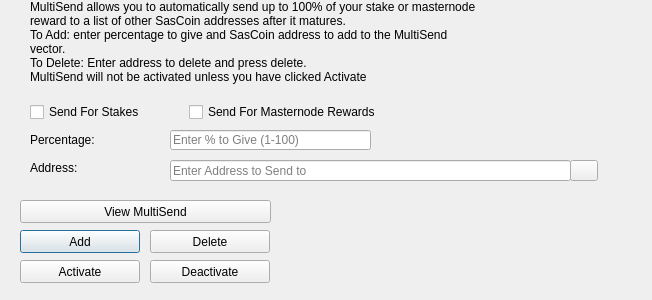
<?xml version="1.0" encoding="UTF-8"?>
<ui version="4.0">
 <class>MultiSendDialog</class>
 <widget class="QDialog" name="MultiSendDialog">
  <property name="windowModality">
   <enum>Qt::NonModal</enum>
  </property>
  <property name="geometry">
   <rect>
    <x>0</x>
    <y>0</y>
    <width>652</width>
    <height>300</height>
   </rect>
  </property>
  <property name="windowTitle">
   <string>MultiSend</string>
  </property>
  <widget class="QLineEdit" name="multiSendPercentEdit">
   <property name="geometry">
    <rect>
     <x>170</x>
     <y>130</y>
     <width>201</width>
     <height>20</height>
    </rect>
   </property>
   <property name="toolTip">
    <string>Enter whole numbers 1 - 100</string>
   </property>
   <property name="placeholderText">
    <string>Enter % to Give (1-100)</string>
   </property>
  </widget>
  <widget class="QLineEdit" name="multiSendAddressEdit">
   <property name="geometry">
    <rect>
     <x>170</x>
     <y>160</y>
     <width>401</width>
     <height>21</height>
    </rect>
   </property>
   <property name="toolTip">
    <string/>
   </property>
   <property name="placeholderText">
    <string>Enter Address to Send to</string>
   </property>
  </widget>
  <widget class="QLabel" name="label_2">
   <property name="geometry">
    <rect>
     <x>30</x>
     <y>0</y>
     <width>451</width>
     <height>121</height>
    </rect>
   </property>
   <property name="lineWidth">
    <number>1</number>
   </property>
   <property name="text">
    <string>MultiSend allows you to automatically send up to 100% of your stake or masternode reward to a list of other SasCoin addresses after it matures.
To Add: enter percentage to give and SasCoin address to add to the MultiSend vector.
To Delete: Enter address to delete and press delete.
MultiSend will not be activated unless you have clicked Activate</string>
   </property>
   <property name="alignment">
    <set>Qt::AlignLeading|Qt::AlignLeft|Qt::AlignTop</set>
   </property>
   <property name="wordWrap">
    <bool>true</bool>
   </property>
  </widget>
  <widget class="QLabel" name="message">
   <property name="geometry">
    <rect>
     <x>290</x>
     <y>200</y>
     <width>351</width>
     <height>91</height>
    </rect>
   </property>
   <property name="text">
    <string/>
   </property>
  </widget>
  <widget class="QPushButton" name="addButton">
   <property name="geometry">
    <rect>
     <x>20</x>
     <y>230</y>
     <width>120</width>
     <height>23</height>
    </rect>
   </property>
   <property name="toolTip">
    <string/>
   </property>
   <property name="statusTip">
    <string>Add to MultiSend Vector</string>
   </property>
   <property name="text">
    <string>Add</string>
   </property>
  </widget>
  <widget class="QPushButton" name="disableButton">
   <property name="geometry">
    <rect>
     <x>150</x>
     <y>260</y>
     <width>120</width>
     <height>23</height>
    </rect>
   </property>
   <property name="statusTip">
    <string>Deactivate MultiSend</string>
   </property>
   <property name="text">
    <string>Deactivate</string>
   </property>
  </widget>
  <widget class="QPushButton" name="addressBookButton">
   <property name="geometry">
    <rect>
     <x>570</x>
     <y>160</y>
     <width>28</width>
     <height>21</height>
    </rect>
   </property>
   <property name="toolTip">
    <string>Choose an address from the address book</string>
   </property>
   <property name="text">
    <string/>
   </property>
   <property name="icon">
    <iconset resource="../sascoin.qrc">
     <normaloff>:/icons/address-book</normaloff>:/icons/address-book</iconset>
   </property>
   <property name="shortcut">
    <string>Alt+A</string>
   </property>
   <property name="autoDefault">
    <bool>false</bool>
   </property>
  </widget>
  <widget class="QLabel" name="label">
   <property name="geometry">
    <rect>
     <x>30</x>
     <y>130</y>
     <width>121</width>
     <height>20</height>
    </rect>
   </property>
   <property name="toolTip">
    <string>Percentage of stake to send</string>
   </property>
   <property name="text">
    <string>Percentage:</string>
   </property>
  </widget>
  <widget class="QLabel" name="label_5">
   <property name="geometry">
    <rect>
     <x>30</x>
     <y>160</y>
     <width>111</width>
     <height>16</height>
    </rect>
   </property>
   <property name="toolTip">
    <string>Address to send portion of stake to</string>
   </property>
   <property name="text">
    <string>Address:</string>
   </property>
  </widget>
  <widget class="QPushButton" name="deleteButton">
   <property name="geometry">
    <rect>
     <x>150</x>
     <y>230</y>
     <width>120</width>
     <height>23</height>
    </rect>
   </property>
   <property name="toolTip">
    <string/>
   </property>
   <property name="statusTip">
    <string>Delete Address From MultiSend Vector</string>
   </property>
   <property name="text">
    <string>Delete</string>
   </property>
  </widget>
  <widget class="QPushButton" name="activateButton">
   <property name="geometry">
    <rect>
     <x>20</x>
     <y>260</y>
     <width>120</width>
     <height>23</height>
    </rect>
   </property>
   <property name="statusTip">
    <string>Activate MultiSend</string>
   </property>
   <property name="text">
    <string>Activate</string>
   </property>
  </widget>
  <widget class="QPushButton" name="viewButton">
   <property name="geometry">
    <rect>
     <x>20</x>
     <y>200</y>
     <width>251</width>
     <height>23</height>
    </rect>
   </property>
   <property name="toolTip">
    <string/>
   </property>
   <property name="statusTip">
    <string>View MultiSend Vector</string>
   </property>
   <property name="text">
    <string>View MultiSend</string>
   </property>
  </widget>
  <widget class="QWidget" name="horizontalLayoutWidget">
   <property name="geometry">
    <rect>
     <x>30</x>
     <y>100</y>
     <width>351</width>
     <height>24</height>
    </rect>
   </property>
   <layout class="QHBoxLayout" name="horizontalLayout">
    <item>
     <widget class="QCheckBox" name="multiSendStakeCheckBox">
      <property name="text">
       <string>Send For Stakes</string>
      </property>
     </widget>
    </item>
    <item>
     <widget class="QCheckBox" name="multiSendMasternodeCheckBox">
      <property name="text">
       <string>Send For Masternode Rewards</string>
      </property>
     </widget>
    </item>
   </layout>
  </widget>
 </widget>
 <resources>
  <include location="../sascoin.qrc"/>
 </resources>
 <connections/>
</ui>
